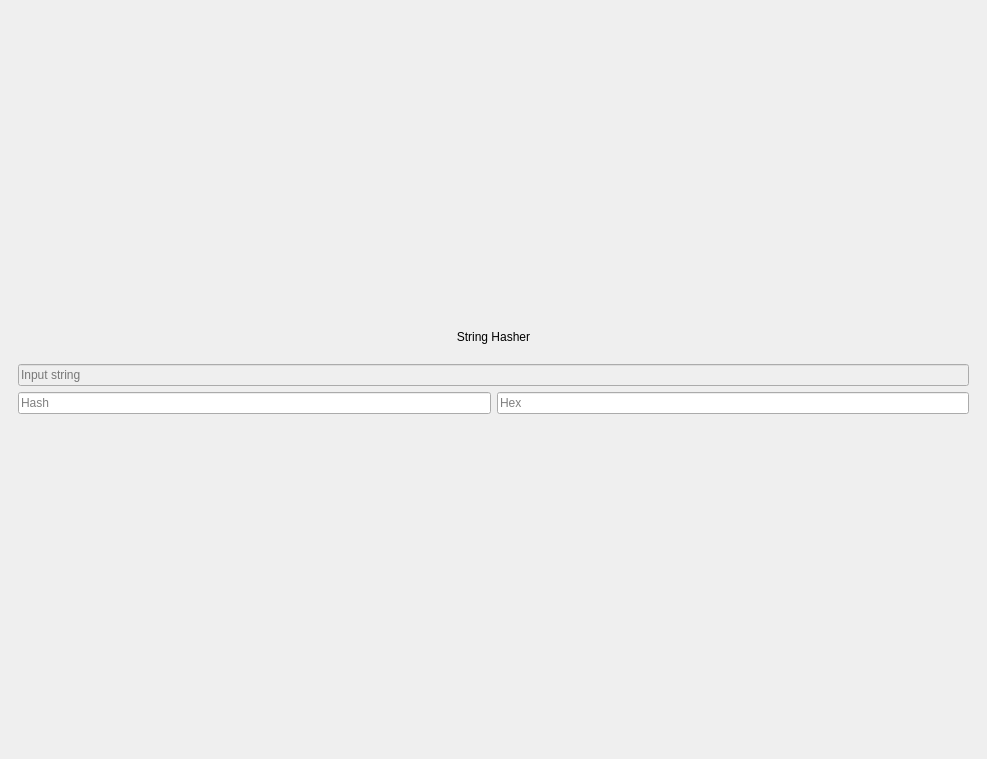
<?xml version="1.0" encoding="UTF-8"?>
<ui version="4.0">
 <class>PixStringHasher</class>
 <widget class="QWidget" name="PixStringHasher">
  <property name="geometry">
   <rect>
    <x>0</x>
    <y>0</y>
    <width>987</width>
    <height>759</height>
   </rect>
  </property>
  <property name="windowTitle">
   <string>PixStringHasher</string>
  </property>
  <layout class="QVBoxLayout" name="main_lyt">
   <property name="spacing">
    <number>30</number>
   </property>
   <property name="leftMargin">
    <number>0</number>
   </property>
   <property name="topMargin">
    <number>0</number>
   </property>
   <property name="rightMargin">
    <number>0</number>
   </property>
   <property name="bottomMargin">
    <number>0</number>
   </property>
   <item>
    <widget class="SimpleCardWidget" name="mainCrd">
     <property name="sizePolicy">
      <sizepolicy hsizetype="Preferred" vsizetype="Maximum">
       <horstretch>0</horstretch>
       <verstretch>0</verstretch>
      </sizepolicy>
     </property>
     <layout class="QVBoxLayout" name="verticalLayout_3">
      <item>
       <widget class="StrongBodyLabel" name="string_hasher_lbl">
        <property name="sizePolicy">
         <sizepolicy hsizetype="Preferred" vsizetype="Maximum">
          <horstretch>0</horstretch>
          <verstretch>0</verstretch>
         </sizepolicy>
        </property>
        <property name="text">
         <string>String Hasher</string>
        </property>
        <property name="alignment">
         <set>Qt::AlignCenter</set>
        </property>
       </widget>
      </item>
      <item>
       <widget class="SimpleCardWidget" name="top_card">
        <layout class="QVBoxLayout" name="top_card_lyt">
         <property name="topMargin">
          <number>14</number>
         </property>
         <property name="bottomMargin">
          <number>14</number>
         </property>
         <item>
          <widget class="LineEdit" name="input_line">
           <property name="enabled">
            <bool>false</bool>
           </property>
           <property name="text">
            <string notr="true"/>
           </property>
           <property name="maxLength">
            <number>1000</number>
           </property>
           <property name="placeholderText">
            <string>Input string</string>
           </property>
           <property name="clearButtonEnabled">
            <bool>true</bool>
           </property>
          </widget>
         </item>
         <item>
          <layout class="QHBoxLayout" name="hash_lyt">
           <item>
            <widget class="LineEdit" name="hash_line">
             <property name="maxLength">
              <number>1000</number>
             </property>
             <property name="readOnly">
              <bool>true</bool>
             </property>
             <property name="placeholderText">
              <string>Hash</string>
             </property>
            </widget>
           </item>
           <item>
            <widget class="LineEdit" name="hex_line">
             <property name="maxLength">
              <number>1000</number>
             </property>
             <property name="readOnly">
              <bool>true</bool>
             </property>
             <property name="placeholderText">
              <string>Hex</string>
             </property>
            </widget>
           </item>
          </layout>
         </item>
        </layout>
       </widget>
      </item>
     </layout>
    </widget>
   </item>
  </layout>
 </widget>
 <customwidgets>
  <customwidget>
   <class>CardWidget</class>
   <extends>QFrame</extends>
   <header>qfluentwidgets</header>
   <container>1</container>
  </customwidget>
  <customwidget>
   <class>SimpleCardWidget</class>
   <extends>CardWidget</extends>
   <header>qfluentwidgets</header>
   <container>1</container>
  </customwidget>
  <customwidget>
   <class>StrongBodyLabel</class>
   <extends>QLabel</extends>
   <header>qfluentwidgets</header>
  </customwidget>
  <customwidget>
   <class>LineEdit</class>
   <extends>QLineEdit</extends>
   <header>qfluentwidgets</header>
  </customwidget>
 </customwidgets>
 <resources/>
 <connections/>
</ui>
